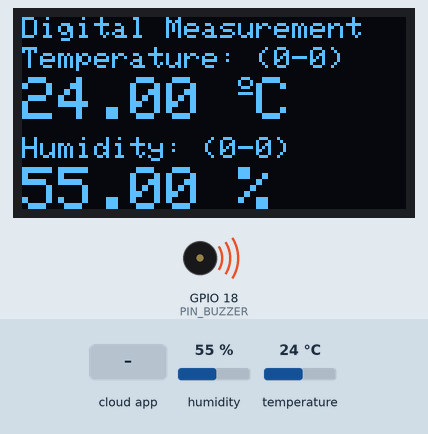
The sketch below on a simulated ESP8266 (NodeMCU). Parts: 128×64 one-colour display, buzzer (waves = sounding, pin HIGH). The test bench sets the inputs (shaded band); at power-on: humidity 55 %, temperature 24 °C. WiFi joins after 1.5 s; servers stay silent unless stated; the Firebase database answers and starts empty; what the sketch prints to the serial monitor is not drawn.

Above: at 6.9 s.
7.0 s: humidity set to 22 %
At 10.6 s:
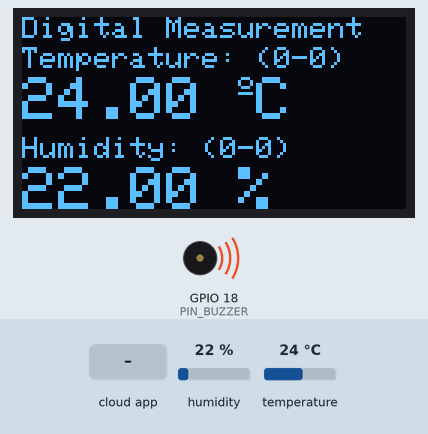
11.1 s: the phone or cloud app sets bottom_limit_suhu to 1
At 14.1 s:
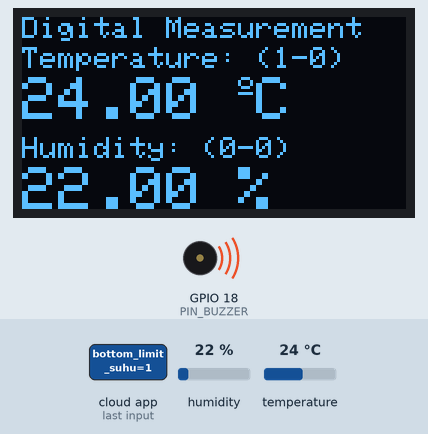
14.5 s: the phone or cloud app sets top_limit_suhu to 1
At 17.6 s:
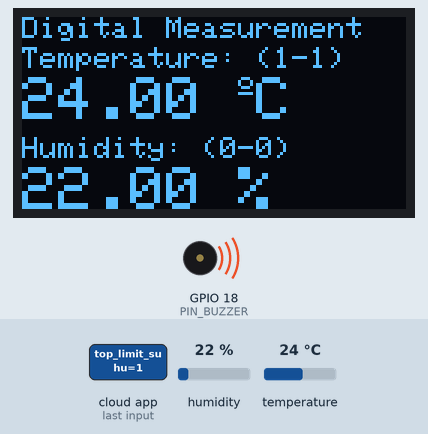
17.9 s: the phone or cloud app sets bottom_limit_humid to 1
At 18.6 s:
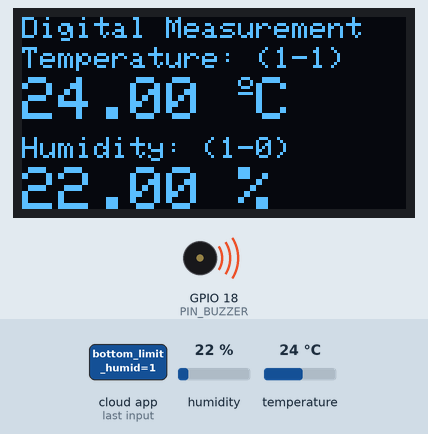
19.6 s: the phone or cloud app sets top_limit_humid to 1
At 20.4 s:
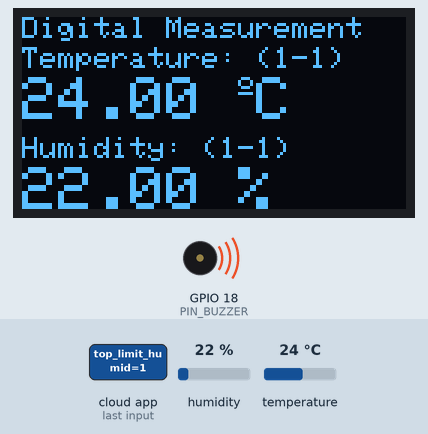
21.2 s: temperature set to 12 °C
At 23.9 s:
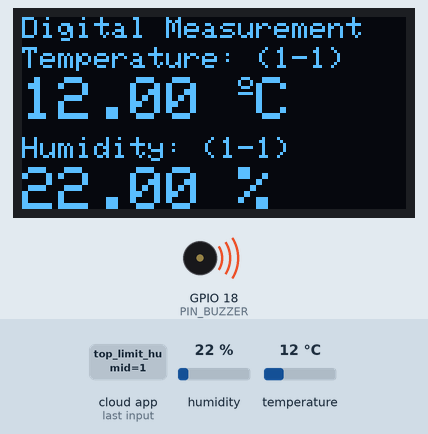
Timing chart, 0 to 25.4 s (numbered marks = the images above; inputs shaded):
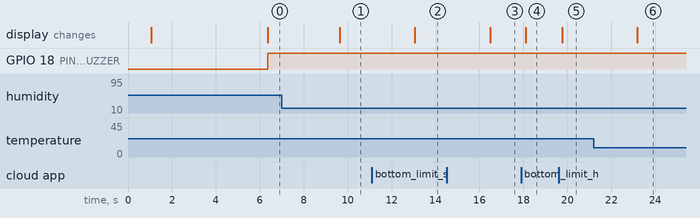

Measured:
- after the input at 7.0 s, the display: changes after 2.6 s (image 1)
- after the input at 11.1 s, the display: changes after 2.0 s (image 2)
- after the input at 14.5 s, the display: changes after 2.0 s (image 3)
- after the input at 17.9 s, the display: changes after 0.21 s (image 4)
- after the input at 19.6 s, the display: changes after 0.16 s (image 5)
- after the input at 21.2 s, the display: changes after 2.0 s (image 6)

The sketch:

IoT-Temperature_Humidity_Measurement_Adjustable_Range.ino
```cpp
#include "dht_sensor_library.h"
#include "connect_wifi_library.h"
#include "firebase_library.h"
#include "oled_library.h"

#define WIFI_SSID "Home_Kevin"
#define WIFI_PASSWORD "Kevin1234"

#define API_KEY "AIzaSyAJFORM1aM6szKQuy9YXJW5Bgwg5ojklDk"
#define DATABASE_URL "https://iot-binus-kevin-kurniawan-default-rtdb.asia-southeast1.firebasedatabase.app/"
#define INTERVAL_PUSH_FIREBASE 5000
#define PIN_BUZZER 18

custom_dht_lib dht_lib(19);
custom_firebase_lib firebase_lib;
custom_oled_lib oled_lib;

long previousMillis = 0;

void setup()
{
  Serial.begin(19200);
  oled_lib.init_oled();
  oled_lib.show_wifi();
  custom_wifi_lib(WIFI_SSID,WIFI_PASSWORD);
  firebase_lib.connect_fb(API_KEY,DATABASE_URL);
  pinMode(PIN_BUZZER, OUTPUT);
  delay(3000);
}

void loop() {
  unsigned long currentMillis = millis();
  if(firebase_lib.getStatusFirebase()){
    float cur_suhu = dht_lib.get_temperature();
    float cur_kelembaban = dht_lib.get_humidity();
    FirebaseJson jsonData;
    jsonData.set("suhu",cur_suhu);
    jsonData.set("kelembaban",cur_kelembaban);
    jsonData.set("create_date/.sv", "timestamp");
    if(currentMillis - previousMillis > INTERVAL_PUSH_FIREBASE) {
      previousMillis = currentMillis;
      if(!firebase_lib.pushFirebase("/data_final",jsonData)){
        Serial.println("Error Sync Data : "+firebase_lib.getReasonError());
      }
    }
    float bottom_limit_suhu = firebase_lib.getFloatData("/bottom_limit_suhu");
    if(bottom_limit_suhu==-1){
      Serial.println("Error Get Data Bottom Limit : "+firebase_lib.getReasonError());
    }
    float top_limit_suhu = firebase_lib.getFloatData("/top_limit_suhu");
    if(top_limit_suhu==-1){
      Serial.println("Error Get Data Bottom Limit : "+firebase_lib.getReasonError());
    }
    float bottom_limit_humid = firebase_lib.getFloatData("/bottom_limit_humid");
    if(bottom_limit_humid==-1){
      Serial.println("Error Get Data Bottom Limit : "+firebase_lib.getReasonError());
    }
    float top_limit_humid = firebase_lib.getFloatData("/top_limit_humid");
    if(top_limit_humid==-1){
      Serial.println("Error Get Data Bottom Limit : "+firebase_lib.getReasonError());
    }
    oled_lib.show_data(cur_suhu,bottom_limit_suhu,top_limit_suhu,cur_kelembaban,bottom_limit_humid, top_limit_humid);
    if(
      cur_suhu < bottom_limit_suhu || cur_suhu > top_limit_suhu ||
      cur_kelembaban < bottom_limit_humid || cur_kelembaban > top_limit_humid
    ){
      digitalWrite(PIN_BUZZER, HIGH);
    }
    else{
      digitalWrite(PIN_BUZZER, LOW);
    }
  }
  delay(1000);
}
```

connect_wifi_library.cpp
```cpp
#include "connect_wifi_library.h"
#if defined(ESP32)
  #include <WiFi.h>
#elif defined(ESP8266)
  #include <ESP8266WiFi.h>
#endif

void custom_wifi_lib(char* ssid, char* password){
  WiFi.begin(ssid, password);
  Serial.print("Connecting to Wi-Fi");
  while (WiFi.status() != WL_CONNECTED){
    Serial.print(".");
    delay(300);
  }
  Serial.println();
  Serial.print("Connected with IP: ");
  Serial.println(WiFi.localIP());
}
```

connect_wifi_library.h
```cpp
#ifndef CONNECT_WIFI_LIB_H
#define CONNECT_WIFI_LIB_H

#include <Arduino.h>

void custom_wifi_lib(char*, char*);

#endif
```

dht_sensor_library.cpp
```cpp
#include "dht_sensor_library.h"

custom_dht_lib::custom_dht_lib(int pin): dht(pin, DHT11){
  dht.begin();
}

float custom_dht_lib::get_temperature()
{
  float tempC = dht.readTemperature();
  if(isnan(tempC)){
    return 0;
  }
  return tempC;
}

float custom_dht_lib::get_humidity()
{
  float humi  = dht.readHumidity();
  if(isnan(humi)){
    return 0;
  }
  return humi;
}
```

dht_sensor_library.h
```cpp
#ifndef DHT_SENSOR_LIB_H
#define DHT_SENSOR_LIB_H

#include <Arduino.h>
#include <DHT.h>

class custom_dht_lib {
    public:
      DHT dht;
      custom_dht_lib(int);
      float get_temperature();
      float get_humidity();
};

#endif
```

firebase_library.cpp
```cpp
#include "firebase_library.h"
#include "addons/TokenHelper.h"
#include "addons/RTDBHelper.h"

custom_firebase_lib::custom_firebase_lib(){
  dataChanged=false;
}

void custom_firebase_lib::connect_fb(char* _api_key, char* _database_url){
    /* Assign the api key (required) */
  config.api_key = _api_key;

  /* Assign the RTDB URL (required) */
  config.database_url = _database_url;

  /* Sign up */
  if (Firebase.signUp(&config, &auth, "", "")){
    Serial.println("Connected To Firebase");
    signupOK = true;
  }
  else{
    Serial.printf("%s\n", config.signer.signupError.message.c_str());
  }

  /* Assign the callback function for the long running token generation task */
  config.token_status_callback = tokenStatusCallback;

  Firebase.begin(&config, &auth);
  Firebase.reconnectWiFi(true);
}

bool custom_firebase_lib::getStatusFirebase(){
  return Firebase.ready() && signupOK;
}

bool custom_firebase_lib::pushFirebase(char* path, FirebaseJson firebaseJSON){
  return Firebase.RTDB.pushJSON(&fbdo, path, &firebaseJSON);
}

String custom_firebase_lib::getReasonError(){
  return fbdo.errorReason();
}

float custom_firebase_lib::getFloatData(char* path){
  float result = -1;
  if (Firebase.RTDB.getInt(&fbdo, path)) {
      if (fbdo.dataTypeEnum() == fb_esp_rtdb_data_type_integer){
        result = float(fbdo.to<int>());
      }
  }
  return result;
}
```

firebase_library.h
```cpp
#ifndef FIREBASE_LIB_H
#define FIREBASE_LIB_H

#include <Arduino.h>
#include <Firebase_ESP_Client.h>

class custom_firebase_lib {
  volatile bool dataChanged;
  FirebaseData fbdo;
  FirebaseAuth auth;
  FirebaseConfig config;
  bool signupOK;
  String* childPath;
  public:
    custom_firebase_lib();
    void connect_fb(char*, char*);
    bool getStatusFirebase();
    bool pushFirebase(char*, FirebaseJson);
    String getReasonError();
    float getFloatData(char*);
};

#endif
```

oled_library.cpp
```cpp
#include "oled_library.h"

#define SCREEN_WIDTH 128 // OLED display width, in pixels
#define SCREEN_HEIGHT 64 // OLED display height, in pixels

// 'wifi', 50x50px
const unsigned char wifiIcon [] PROGMEM = {
  0x00, 0x00, 0x00, 0x00, 0x00, 0x00, 0x00, 0x00, 0x00, 0x00, 0x00, 0x00, 0x00, 0x00, 0x00, 0x00,
  0x00, 0x00, 0x00, 0x00, 0x00, 0x00, 0x00, 0x00, 0x00, 0x00, 0x00, 0x00, 0x00, 0x00, 0x00, 0x00,
  0x00, 0x00, 0x00, 0x00, 0x00, 0x00, 0x00, 0x00, 0x00, 0x00, 0x00, 0x00, 0x0f, 0xfe, 0x00, 0x00,
  0x00, 0x00, 0x00, 0xff, 0xff, 0xe0, 0x00, 0x00, 0x00, 0x07, 0xff, 0xff, 0xfc, 0x00, 0x00, 0x00,
  0x3f, 0xff, 0xff, 0xff, 0x00, 0x00, 0x00, 0xff, 0xff, 0xff, 0xff, 0xc0, 0x00, 0x01, 0xff, 0xff,
  0xff, 0xff, 0xe0, 0x00, 0x07, 0xff, 0x80, 0x00, 0x7f, 0xf8, 0x00, 0x0f, 0xfc, 0x00, 0x00, 0x0f,
  0xfc, 0x00, 0x1f, 0xf0, 0x00, 0x00, 0x03, 0xff, 0x00, 0x3f, 0xc0, 0x00, 0x00, 0x00, 0xff, 0x80,
  0x7f, 0x80, 0x00, 0x00, 0x00, 0x7f, 0x80, 0xfe, 0x00, 0x3f, 0xff, 0x00, 0x1f, 0xc0, 0xfc, 0x00,
  0xff, 0xff, 0xc0, 0x0f, 0xc0, 0x78, 0x07, 0xff, 0xff, 0xf8, 0x07, 0xc0, 0x30, 0x0f, 0xff, 0xff,
  0xfc, 0x03, 0x00, 0x00, 0x3f, 0xff, 0xff, 0xff, 0x00, 0x00, 0x00, 0x7f, 0xf8, 0x07, 0xff, 0x80,
  0x00, 0x00, 0xff, 0x80, 0x00, 0x7f, 0xc0, 0x00, 0x00, 0xff, 0x00, 0x00, 0x1f, 0xc0, 0x00, 0x01,
  0xfc, 0x00, 0x00, 0x0f, 0xe0, 0x00, 0x00, 0xf8, 0x00, 0x00, 0x07, 0xc0, 0x00, 0x00, 0x70, 0x0f,
  0xfc, 0x03, 0xc0, 0x00, 0x00, 0x00, 0x3f, 0xff, 0x00, 0x00, 0x00, 0x00, 0x00, 0x7f, 0xff, 0x80,
  0x00, 0x00, 0x00, 0x00, 0xff, 0xff, 0xc0, 0x00, 0x00, 0x00, 0x01, 0xff, 0xff, 0xe0, 0x00, 0x00,
  0x00, 0x01, 0xfe, 0x1f, 0xe0, 0x00, 0x00, 0x00, 0x01, 0xf0, 0x03, 0xe0, 0x00, 0x00, 0x00, 0x01,
  0xe0, 0x01, 0xe0, 0x00, 0x00, 0x00, 0x00, 0x00, 0x00, 0x00, 0x00, 0x00, 0x00, 0x00, 0x00, 0x00,
  0x00, 0x00, 0x00, 0x00, 0x00, 0x01, 0xe0, 0x00, 0x00, 0x00, 0x00, 0x00, 0x03, 0xf0, 0x00, 0x00,
  0x00, 0x00, 0x00, 0x03, 0xf0, 0x00, 0x00, 0x00, 0x00, 0x00, 0x07, 0xf8, 0x00, 0x00, 0x00, 0x00,
  0x00, 0x03, 0xf0, 0x00, 0x00, 0x00, 0x00, 0x00, 0x03, 0xf0, 0x00, 0x00, 0x00, 0x00, 0x00, 0x01,
  0xe0, 0x00, 0x00, 0x00, 0x00, 0x00, 0x00, 0x00, 0x00, 0x00, 0x00, 0x00, 0x00, 0x00, 0x00, 0x00,
  0x00, 0x00, 0x00, 0x00, 0x00, 0x00, 0x00, 0x00, 0x00, 0x00, 0x00, 0x00, 0x00, 0x00, 0x00, 0x00,
  0x00, 0x00, 0x00, 0x00, 0x00, 0x00, 0x00, 0x00, 0x00, 0x00, 0x00, 0x00, 0x00, 0x00
};

custom_oled_lib::custom_oled_lib():oled(128, 64, &Wire, -1){}

void custom_oled_lib::init_oled(){
  if(!oled.begin(SSD1306_SWITCHCAPVCC, 0x3C)) {
    Serial.println(F("SSD1306 allocation failed"));
    for(;;);
  }
  delay(1000);
  oled.clearDisplay();
  oled.setTextColor(WHITE);
}

void custom_oled_lib::show_wifi(){
  oled.clearDisplay();
  oled.setTextColor(WHITE);
  oled.drawBitmap(44, 0, wifiIcon, 50, 50, WHITE);
  oled.setTextSize(1);
  oled.setCursor(25,55);
  oled.println(F("Connecting Wifi"));
  oled.display(); //tampilkan data
}

void custom_oled_lib::show_data(float suhu, float bot_limit_suhu, float top_limit_suhu, float kelembaban, float bot_limit_humid, float top_limit_humid){
  // clear display
  oled.clearDisplay();

  // display temperature
  oled.setTextSize(1);
  oled.setCursor(0,0);
  oled.print("Digital Measurement");
  oled.setTextSize(1);
  oled.setCursor(0,10);
  oled.print("Temperature: ("+String(int(round(bot_limit_suhu)))+"-"+ String(int(round(top_limit_suhu)))+")");
  oled.setTextSize(2);
  oled.setCursor(0,20);
  oled.print(suhu);
  oled.print(" ");
  oled.setTextSize(1);
  oled.cp437(true);
  oled.write(167);
  oled.setTextSize(2);
  oled.print("C");

  // display humidity
  oled.setTextSize(1);
  oled.setCursor(0, 40);
  oled.print("Humidity: ("+String(int(round(bot_limit_humid)))+"-"+ String(int(round(top_limit_humid)))+")");
  oled.setTextSize(2);
  oled.setCursor(0, 50);
  oled.print(kelembaban);
  oled.print(" %");
  oled.display();
}
```

oled_library.h
```cpp
#ifndef OLED_LIB_H
#define OLED_LIB_H

#include <Arduino.h>
#include <Adafruit_GFX.h>
#include <Adafruit_SSD1306.h>
#include <Adafruit_Sensor.h>
#include <Wire.h>

class custom_oled_lib {
  Adafruit_SSD1306 oled;
  public:
    custom_oled_lib();
    void init_oled();
    void show_data(float,float,float, float,float,float);
    void show_wifi();
};

#endif
```
